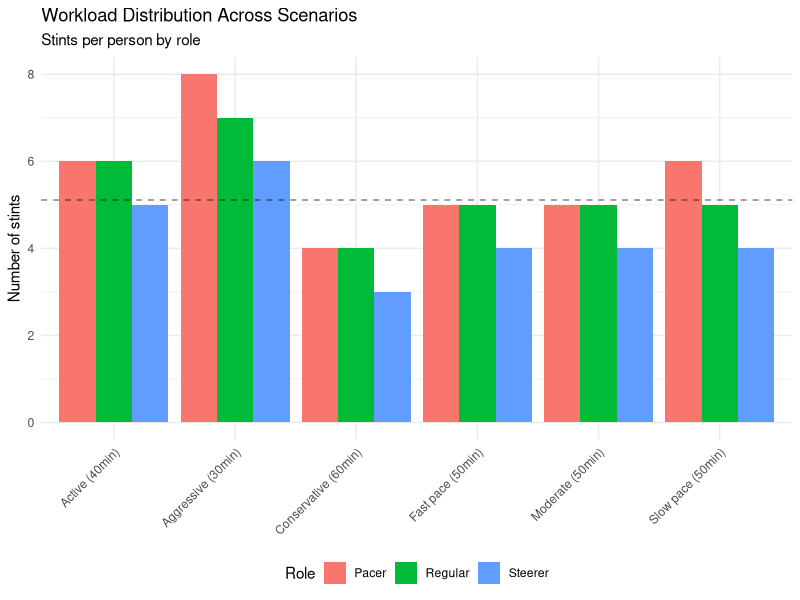
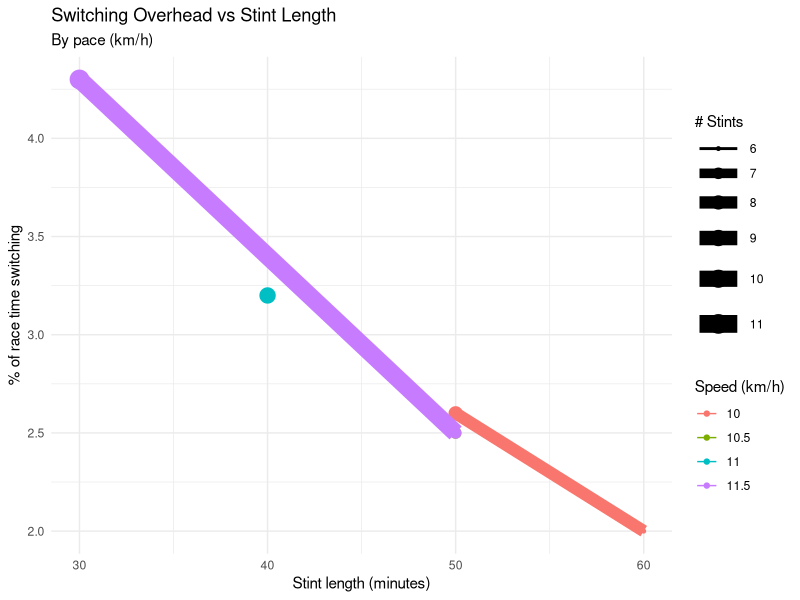

Generate these figures, in order, with R:
#!/usr/bin/env Rscript
# Outrigger Canoe Race Rotation Analyzer
# Analyzes crew rotation strategies for long-distance outrigger races
# considering role constraints (pacers, steerers, regular paddlers)

library(tidyverse)

# FUNCTION TO ANALYZE ONE SCENARIO ----
analyze_scenario <- function(distance_km, speed_kmh, stint_min, switch_time_min,
                            n_pacers = 3, n_steerers = 2, n_regular = 4,
                            steerers_can_paddle_5 = TRUE,
                            scenario_name = NULL) {
  
  # Basic race metrics
  race_duration_hours <- distance_km / speed_kmh
  race_duration_min <- race_duration_hours * 60
  n_stints <- ceiling(race_duration_min / stint_min)
  n_switches <- n_stints - 1
  total_crew <- n_pacers + n_steerers + n_regular
  
  # Slot requirements
  slots_seats_1_2 <- n_stints * 2  # Must be pacers
  slots_seat_6 <- n_stints * 1     # Must be steerers
  slots_seats_3_5 <- n_stints * 3  # Flexible
  total_slots <- n_stints * 6
  
  # Workload calculations
  # Pacers must cover seats 1-2 first
  min_pacer_stints <- ceiling(slots_seats_1_2 / n_pacers)
  
  # Steerers must cover seat 6
  min_steerer_stints <- ceiling(slots_seat_6 / n_steerers)
  
  # Ideal stints per person (if perfectly balanced)
  ideal_stints_per_person <- n_stints * 6 / total_crew
  
  # Regular paddlers
  # Total capacity for seats 3-5
  capacity_3_5 <- (n_pacers * n_stints - slots_seats_1_2) + # Pacers when not in 1-2
                  (n_regular * n_stints) + # All regular paddler time
                  (if(steerers_can_paddle_5) n_steerers * n_stints - slots_seat_6 else 0) # Steerers in seat 5
  
  feasible <- capacity_3_5 >= slots_seats_3_5
  
  # If feasible, calculate how regular paddlers share the load
  if(feasible) {
    # After pacers and steerers take their minimums, how many seat 3-5 slots remain?
    remaining_3_5_slots <- slots_seats_3_5
    
    # Distribute remaining work
    # This is simplified - assumes even distribution where possible
    regular_stints <- round(ideal_stints_per_person)
  } else {
    regular_stints <- NA
  }
  
  # Time analysis
  actual_paddling_time <- n_stints * stint_min
  switching_time <- n_switches * switch_time_min
  total_time <- actual_paddling_time + switching_time
  switching_pct <- 100 * switching_time / total_time
  
  # Rest time calculations (minutes)
  rest_time_pacer <- (n_stints - min_pacer_stints) * stint_min
  rest_time_steerer <- (n_stints - min_steerer_stints) * stint_min
  rest_time_regular <- (n_stints - regular_stints) * stint_min
  
  # Return summary
  tibble(
    scenario = scenario_name %||% paste0(stint_min, "min stints"),
    distance_km = distance_km,
    speed_kmh = speed_kmh,
    stint_length_min = stint_min,
    switch_time_min = switch_time_min,
    
    race_duration_hours = round(race_duration_hours, 1),
    n_stints = n_stints,
    n_switches = n_switches,
    
    # Workload per role
    pacer_stints = min_pacer_stints,
    pacer_rest_stints = n_stints - min_pacer_stints,
    pacer_rest_min = rest_time_pacer,
    
    steerer_stints = min_steerer_stints,
    steerer_rest_stints = n_stints - min_steerer_stints,
    steerer_rest_min = rest_time_steerer,
    
    regular_stints = regular_stints,
    regular_rest_stints = n_stints - regular_stints,
    regular_rest_min = rest_time_regular,
    
    # Time breakdown
    paddling_time_min = actual_paddling_time,
    switching_time_min = switching_time,
    total_time_min = total_time,
    switching_pct = round(switching_pct, 1),
    
    # Feasibility
    feasible = feasible,
    
    # Balance metric (lower is more balanced)
    workload_variance = var(c(min_pacer_stints, min_steerer_stints, regular_stints), na.rm = TRUE)
  )
}

# DEFINE SCENARIOS ----
scenarios <- tribble(
  ~scenario_name,           ~stint_min,  ~speed_kmh,
  "Conservative (60min)",    60,          10,
  "Moderate (50min)",        50,          10.5,
  "Active (40min)",          40,          11,
  "Aggressive (30min)",      30,          11.5,
  "Fast pace (50min)",       50,          11.5,
  "Slow pace (50min)",       50,          10
)

# CONFIGURATION ----
# Edit these parameters for your race
DISTANCE <- 60          # Race distance in km
SWITCH_TIME <- 1.5      # Time per crew switch in minutes
N_PACERS <- 3           # Number of paddlers who can pace (seats 1-2)
N_STEERERS <- 2         # Number of paddlers who can steer (seat 6)
N_REGULAR <- 4          # Number of regular paddlers (seats 3-5 only)

# RUN ALL SCENARIOS ----
results <- scenarios %>%
  pmap_dfr(function(scenario_name, stint_min, speed_kmh) {
    analyze_scenario(
      distance_km = DISTANCE,
      speed_kmh = speed_kmh,
      stint_min = stint_min,
      switch_time_min = SWITCH_TIME,
      n_pacers = N_PACERS,
      n_steerers = N_STEERERS,
      n_regular = N_REGULAR,
      scenario_name = scenario_name
    )
  })

# DISPLAY RESULTS ----
cat("\n╔══════════════════════════════════════════════════════════╗\n")
cat("║  OUTRIGGER RACE ROTATION - SCENARIO COMPARISON          ║\n")
cat("╚══════════════════════════════════════════════════════════╝\n\n")

cat("RACE SETUP:\n")
cat(sprintf("  Distance: %d km\n", DISTANCE))
cat(sprintf("  Crew: %d pacers + %d steerers + %d regular = %d total\n", 
            N_PACERS, N_STEERERS, N_REGULAR, N_PACERS + N_STEERERS + N_REGULAR))
cat(sprintf("  Switch time: %.1f minutes\n\n", SWITCH_TIME))

# Summary table
cat("SCENARIO OVERVIEW:\n")
results %>%
  select(scenario, race_duration_hours, speed_kmh, stint_length_min, 
         n_stints, n_switches, switching_time_min, switching_pct) %>%
  print(n = Inf)

cat("\n\nWORKLOAD BY ROLE:\n")
results %>%
  select(scenario, 
         pacer_stints, pacer_rest_min,
         steerer_stints, steerer_rest_min,
         regular_stints, regular_rest_min) %>%
  print(n = Inf)

cat("\n\nFEASIBILITY & BALANCE:\n")
results %>%
  select(scenario, feasible, workload_variance, switching_pct) %>%
  mutate(
    feasible = ifelse(feasible, "✓", "✗"),
    balance_rating = case_when(
      workload_variance < 0.3 ~ "Excellent",
      workload_variance < 0.5 ~ "Good",
      workload_variance < 1.0 ~ "Fair",
      TRUE ~ "Unbalanced"
    )
  ) %>%
  print(n = Inf)

# RECOMMENDATIONS ----
cat("\n\n╔══════════════════════════════════════════════════════════╗\n")
cat("║  RECOMMENDATIONS                                         ║\n")
cat("╚══════════════════════════════════════════════════════════╝\n\n")

best_balance <- results %>%
  filter(feasible) %>%
  arrange(workload_variance) %>%
  slice(1)

best_rest <- results %>%
  filter(feasible) %>%
  arrange(desc(regular_rest_min)) %>%
  slice(1)

lowest_switching <- results %>%
  filter(feasible) %>%
  arrange(switching_pct) %>%
  slice(1)

cat("Best workload balance:\n")
cat(sprintf("  → %s (variance: %.2f)\n", best_balance$scenario, best_balance$workload_variance))
cat(sprintf("     Pacers: %d stints, Steerers: %d stints, Regular: %d stints\n\n",
            best_balance$pacer_stints, best_balance$steerer_stints, best_balance$regular_stints))

cat("Most rest for crew:\n")
cat(sprintf("  → %s (regular paddlers get %.0f min rest)\n", 
            best_rest$scenario, best_rest$regular_rest_min))
cat(sprintf("     But requires %d switches (%.1f%% of race time)\n\n",
            best_rest$n_switches, best_rest$switching_pct))

cat("Least time switching:\n")
cat(sprintf("  → %s (only %.1f%% switching)\n", 
            lowest_switching$scenario, lowest_switching$switching_pct))
cat(sprintf("     But stints are %.0f min (tiring for older crews)\n\n",
            lowest_switching$stint_length_min))

# VISUALIZATION ----
cat("\n")
cat("Generating comparison plots...\n\n")

# Reshape for plotting
plot_data <- results %>%
  select(scenario, pacer_stints, steerer_stints, regular_stints, switching_pct) %>%
  pivot_longer(cols = c(pacer_stints, steerer_stints, regular_stints),
               names_to = "role", 
               values_to = "stints") %>%
  mutate(role = str_remove(role, "_stints"),
         role = str_to_title(role))

p1 <- ggplot(plot_data, aes(x = scenario, y = stints, fill = role)) +
  geom_col(position = "dodge") +
  geom_hline(yintercept = mean(plot_data$stints, na.rm = TRUE), 
             linetype = "dashed", alpha = 0.5) +
  labs(title = "Workload Distribution Across Scenarios",
       subtitle = "Stints per person by role",
       x = NULL, y = "Number of stints",
       fill = "Role") +
  theme_minimal() +
  theme(axis.text.x = element_text(angle = 45, hjust = 1),
        legend.position = "bottom")

p2 <- ggplot(results, aes(x = stint_length_min, y = switching_pct, 
                          color = as.factor(speed_kmh), size = n_stints)) +
  geom_point() +
  geom_line(aes(group = speed_kmh)) +
  labs(title = "Switching Overhead vs Stint Length",
       subtitle = "By pace (km/h)",
       x = "Stint length (minutes)", 
       y = "% of race time switching",
       color = "Speed (km/h)",
       size = "# Stints") +
  theme_minimal()

print(p1)
cat("\n")
print(p2)

# SAVE RESULTS ----
output_file <- "outrigger_scenarios.csv"
write_csv(results, output_file)
cat(sprintf("\nResults saved to: %s\n", output_file))
